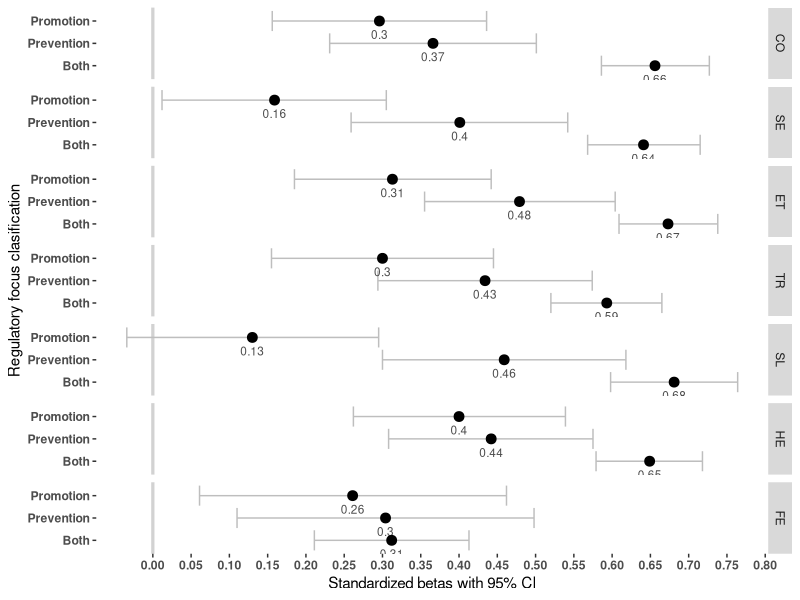
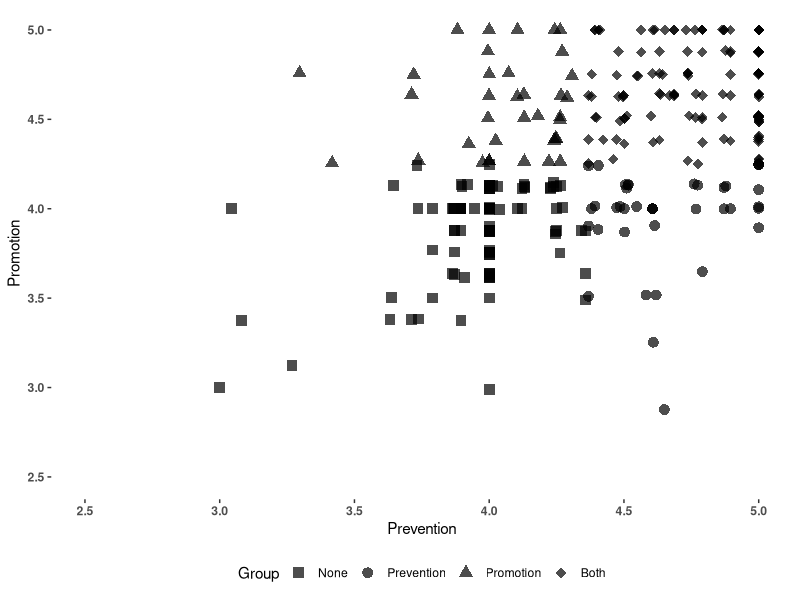

Reproduce these figures in R, in order.
## ---- chunk 1
library(tidyverse)
library(patchwork)
library(knitr)
library(psych)

## ---- chunk 2
pretest<-read_csv2("pretest_calificado.csv")[-1]

variables<-c("promocion","prevencion","cuid_cognit","cuid_alimen","cuid_suenio","cuid_salud",
          "cuid_etico","cuid_emocion","cuid_trascen","estrato_gr","educacion_gr","edadEncuestado")
demogra<-c("contexto","parentesco","ocupacion_gr","etnia","familia","edad_meses")

x<- ifelse(rowSums(is.na(pretest[variables]))>0,1,0)

pretest<- pretest[x==0,c(variables,demogra)]
## ---- chunk 3
dim(pretest)
table(pretest$educacion_gr)
prop.table(table(pretest$educacion_gr))
table(pretest$ocupacion_gr)
prop.table(table(pretest$ocupacion_gr))
table(pretest$estrato_gr)
prop.table(table(pretest$estrato_gr))
table(pretest$contexto)
prop.table(table(pretest$contexto))
table(pretest$parentesco)
prop.table(table(pretest$parentesco))
table(pretest$etnia)
prop.table(table(pretest$etnia))
table(pretest$familia)
prop.table(table(pretest$familia))

# edad del cuidador
pretest$edadEncuestado<- ifelse(!(pretest$edadEncuestado %in% 18:100),median(pretest$edadEncuestado),pretest$edadEncuestado)
summary(pretest$edadEncuestado);sd(pretest$edadEncuestado,na.rm = T)

# Edad del niño
pretest$edad_meses<- ifelse(!(pretest$edad_meses %in% 0:72),median(pretest$edad_meses),pretest$edad_meses)
summary(pretest$edad_meses);sd(pretest$edad_meses,na.rm = T)
## ---- chunk 4
data.frame(apply(pretest[3:9],2,function(x){
 round(cbind(mean(x),sd(x)),2)
}))->a
row.names(a)<-c("M","DE")
a %>% kable()
## ---- chunk 5
data.frame(apply(pretest[1:2],2,function(x){
 round(cbind(mean(x),sd(x)),2)
}))->a
row.names(a)<-c("M","DE")
a %>% kable()
## ---- chunk 6
#pretest$ocupacion_gr<-ifelse(pretest$ocupacion_gr == "Hogar","Hogar","Est/trab")
pretest$estrato_gr<-ifelse(pretest$estrato_gr == 1,"bajo","no_bajo")
## ---- chunk 7
a<-data.frame(apply(pretest[1:9],2,function(x){round(cbind(mean(x),sd(x)),2)}))
rownames(a)<-c("M","SD")
a %>% kable()
## ---- chunk 8
round(cor(pretest[1:8]),2)[1:2,] %>% kable()
## ---- chunk 9
fit<-lm(data=pretest, cuid_cognit~promocion+prevencion+estrato_gr+educacion_gr+edadEncuestado)
a<-summary(fit);fit$call
(a1<-data.frame(cbind(round(a$coefficients[,c(1,4)],3),round(confint.lm(fit),3))))

fit<-lm(data=pretest, cuid_emocion~promocion+prevencion+estrato_gr+educacion_gr+edadEncuestado)
a<-summary(fit);fit$call
(a2<-data.frame(cbind(round(a$coefficients[,c(1,4)],3),round(confint.lm(fit),3))))

fit<-lm(data=pretest, cuid_etico~promocion+prevencion+estrato_gr+educacion_gr+edadEncuestado)
a<-summary(fit);fit$call
(a3<-data.frame(cbind(round(a$coefficients[,c(1,4)],3),round(confint.lm(fit),3))))

fit<-lm(data=pretest, cuid_trascen~promocion+prevencion+estrato_gr+educacion_gr+edadEncuestado)
a<-summary(fit);fit$call
(a4<-data.frame(cbind(round(a$coefficients[,c(1,4)],3),round(confint.lm(fit),3))))

fit<-lm(data=pretest, cuid_suenio~promocion+prevencion+estrato_gr+educacion_gr+edadEncuestado)
a<-summary(fit);fit$call
(a5<-data.frame(cbind(round(a$coefficients[,c(1,4)],3),round(confint.lm(fit),3))))

fit<-lm(data=pretest, cuid_salud~promocion+prevencion+estrato_gr+educacion_gr+edadEncuestado)
a<-summary(fit);fit$call
(a6<-data.frame(cbind(round(a$coefficients[,c(1,4)],3),round(confint.lm(fit),3))))

fit<-lm(data=pretest, cuid_alimen~promocion+prevencion+estrato_gr+educacion_gr+edadEncuestado)
a<-summary(fit);fit$call
(a7<-data.frame(cbind(round(a$coefficients[,c(1,4)],3),round(confint.lm(fit),3))))

## ---- chunk 10
a<-quantile(pretest$promocion, probs = 0.5)
b<-quantile(pretest$prevencion, probs = 0.5)
pretest$ER_group<- ifelse(pretest$promocion>=a&pretest$prevencion>=b,"ambos",ifelse(
  pretest$promocion>=a&pretest$prevencion<b,"promocion",ifelse(
    pretest$promocion<a&pretest$prevencion>=b,"prevencion",ifelse(
    pretest$promocion<a&pretest$prevencion<b,"ninguno",NA))))
pretest$ER_group<- factor(pretest$ER_group,levels = c("ninguno","prevencion","promocion","ambos"))
## ---- chunk 11
fit<-lm(data=pretest, cuid_cognit~ER_group+estrato_gr+educacion_gr+edadEncuestado)
a<-summary(fit);fit$call
(a1<-data.frame(cbind(round(a$coefficients[,c(1,4)],3),round(confint.lm(fit),3))))

fit<-lm(data=pretest, cuid_emocion~ER_group+estrato_gr+educacion_gr+edadEncuestado)
a<-summary(fit);fit$call
(a2<-data.frame(cbind(round(a$coefficients[,c(1,4)],3),round(confint.lm(fit),3))))

fit<-lm(data=pretest, cuid_etico~ER_group+estrato_gr+educacion_gr+edadEncuestado)
a<-summary(fit);fit$call
(a3<-data.frame(cbind(round(a$coefficients[,c(1,4)],3),round(confint.lm(fit),3))))

fit<-lm(data=pretest, cuid_trascen~ER_group+estrato_gr+educacion_gr+edadEncuestado)
a<-summary(fit);fit$call
(a4<-data.frame(cbind(round(a$coefficients[,c(1,4)],3),round(confint.lm(fit),3))))

fit<-lm(data=pretest, cuid_suenio~ER_group+estrato_gr+educacion_gr+edadEncuestado)
a<-summary(fit);fit$call
(a5<-data.frame(cbind(round(a$coefficients[,c(1,4)],3),round(confint.lm(fit),3))))

fit<-lm(data=pretest, cuid_salud~ER_group+estrato_gr+educacion_gr+edadEncuestado)
a<-summary(fit);fit$call
(a6<-data.frame(cbind(round(a$coefficients[,c(1,4)],3),round(confint.lm(fit),3))))

fit<-lm(data=pretest, cuid_alimen~ER_group+estrato_gr+educacion_gr+edadEncuestado)
a<-summary(fit);fit$call
(a7<-data.frame(cbind(round(a$coefficients[,c(1,4)],3),round(confint.lm(fit),3))))

## ---- chunk 12
a<-rbind(a1,a2,a3,a4,a5,a6,a7)
names(a)<-c("beta","pvalue","iclower","icupper")
a$predictora<-rep(c("b0","Prevention","Promotion","Both","estrato","educacion","edad"),7)
a$predicha<-c(rep("CO",7),rep("SE",7),rep("ET",7),rep("TR",7),
              rep("SL",7),rep("HE",7),rep("FE",7))
a$predicha<-factor(a$predicha,levels =c("CO","SE","ET","TR","SL","HE","FE"))

a<-a[a$predictora %in% c("Promotion","Prevention","Both"),]
## ---- chunk 13
a %>%
  ggplot(aes(x=beta,y=predictora))+
  geom_errorbar(aes(xmin  = iclower,
                    xmax  = icupper),position = "identity",color="gray")+
  geom_point(aes(color="black"),size=3)+
  geom_vline(xintercept = 0,color="gray",size=1.1,alpha=0.7)+
  geom_text(aes(label=round(beta,2)),vjust=2,size=3,alpha=0.7)+
  facet_grid(predicha~.)+
  scale_x_continuous(breaks = seq(0,1,0.05))+
  scale_y_discrete(name="Regulatory focus clasification")+
  scale_color_manual(values=c("black"))+
  labs(x="Standardized betas with 95% CI",colour="")+
  theme(legend.position = "none",
        axis.text = element_text(face="bold"),
        panel.background = element_rect(fill = "white"))
## ---- chunk 14
pretest %>%
ggplot(aes(x=prevencion, y=promocion) ) +
  geom_point(aes(shape=ER_group),size=3.3,alpha=0.7)+
  scale_shape_manual(name="Group",
                     values=c(15:18),
                   labels=c("ninguno"="None","prevencion"="Prevention",
                            "promocion"="Promotion","ambos"="Both"))+
  labs(x="Prevention",y="Promotion")+
  ylim(2.5,5)+xlim(2.5,5)+
  theme(legend.position = "bottom",
        axis.text = element_text(face="bold"),
        panel.background = element_rect(fill = "white"))
